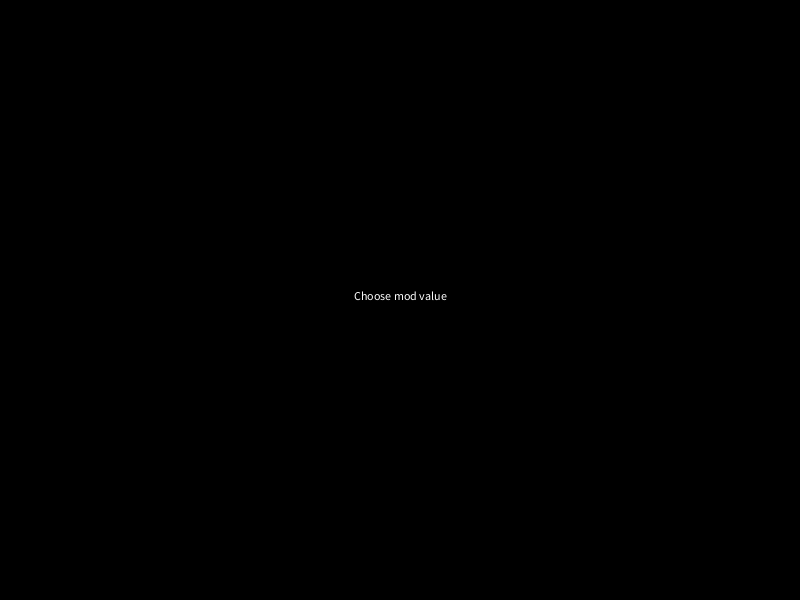
Frame 1 (no input)
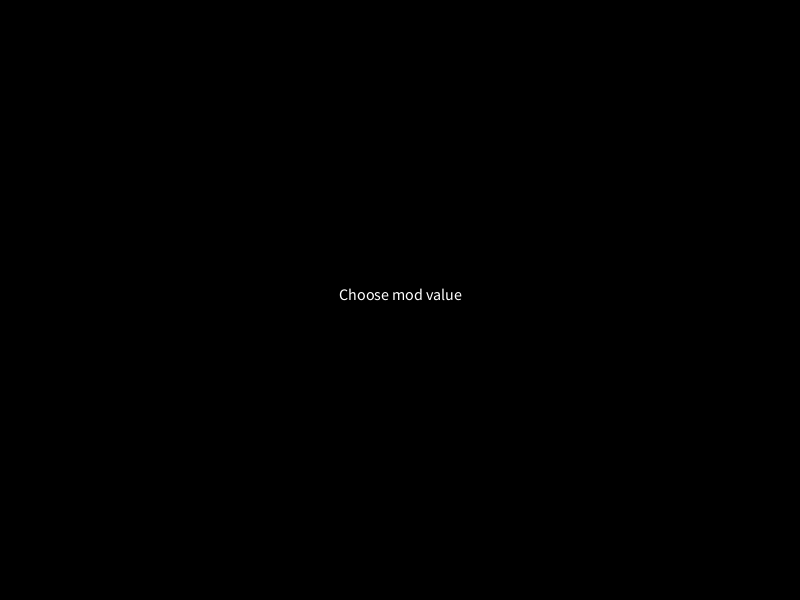
Frame 60 (the mouse pressed at the canvas centre just before this capture)
Frame 120 (the mouse held since frame 60 and released just before this capture): identical to frame 60, image omitted

The Processing sketch that drew these frames (run headless with seeded random() and noise(); from frame 60 on, the mouse is pressed at the canvas centre):

// Processing sketch: Bandeira_do_Jap_o3
// ── Bandeira_do_Jap_o3.pde
float x,y,w,h;
float mod;
float cx,cy;
float d;
boolean escolhido;
boolean iniciado;
String str_num;

void setup(){
  size(800,600);
  escolhido = false;
  iniciado = false;
  mod = 0.0;
  str_num = "";
  x = 0.0;
  y = 0.0;
  w = 3.0 * mod;
  h = 2.0 * mod;
  cx = w/2.0;
  cy = h/2.0;
  d =  1.2 * mod;
}

void draw(){
  background(0);
  if (escolhido){
    if (!iniciado){
      x = 0.0;
      y = 0.0;
      w = 3.0 * mod;
      h = 2.0 * mod;
      cx = w/2.0;
      cy = h/2.0;
      d =  1.2 * mod;
      iniciado = true;
    }
    fill(255,255,255);
    rect(x,y,w,h);
    fill(255,0,0);
    circle(cx,cy,d);
  }
  else{
    fill(255);
    text("Choose mod value", width/2 - textWidth("Choose mod value")/2, height/2);
    textSize(16);
    text(str_num, width/2 - textWidth(str_num)/2, height/2 + 16);
  }

}

void keyPressed(){
 if(key >= '0' && key <='9' && str_num.length() < 3){
   str_num += key;
 }
 if (key == ENTER){
   mod = float(str_num);
   escolhido = true;
 }
 if (key == 'r'){
   setup();
 }
}

void getNumber(float armazenar, int casas, String sArmazenar){
 if(key >= '0' && key <='9' && str_num.length() < 3){
   sArmazenar += key;
 }
 if (key == ENTER){
   armazenar = float(str_num);
   escolhido = true;
 }
}
